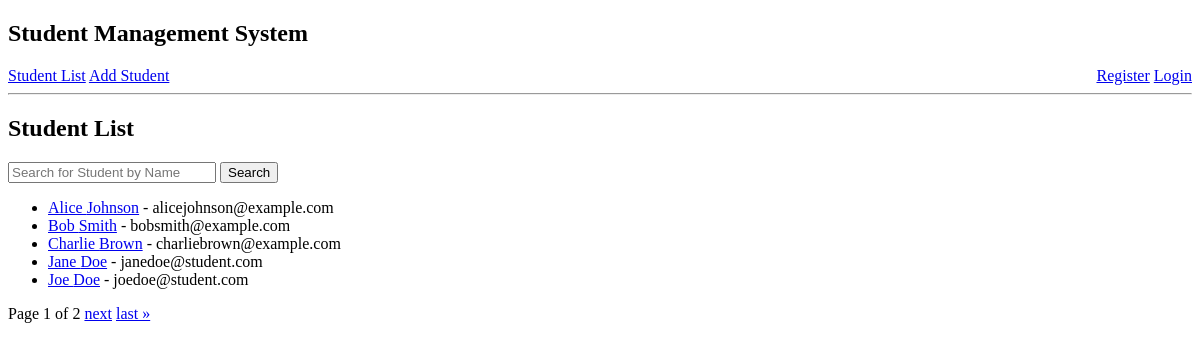
The app's page /, older data.
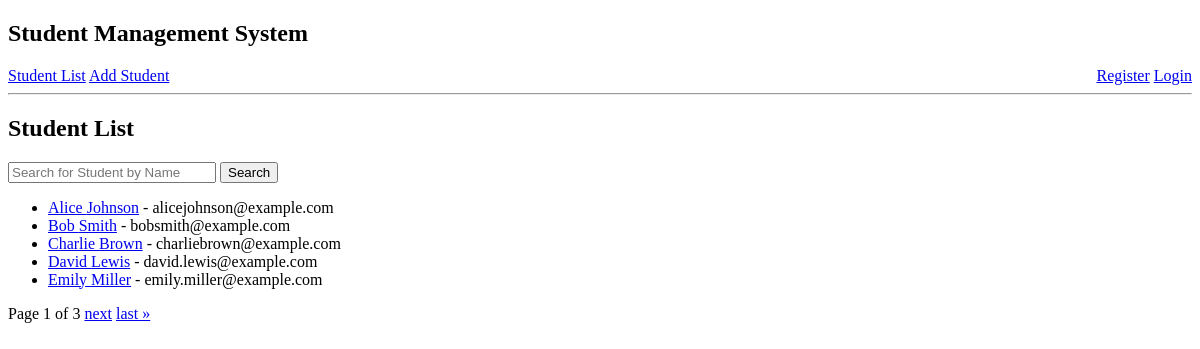
The same page, newer data.
### student/models.py (models this page shows)
class Student(models.Model):
    first_name = models.CharField(max_length=100)
    last_name = models.CharField(max_length=100)
    email = models.EmailField(max_length=100)
    date_of_birth = models.DateField()
    enrollment_date = models.DateField()
    grade = models.IntegerField()

### student/views.py (the view)
# urls.py: path("", views.student_list, name="student_list"),
def student_list(request):
    form = SearchStudentForm()
    students = Student.objects.all().order_by('first_name')
    paginator = Paginator(students, 5)  # Show 5 students per page.
    page_number = request.GET.get("page")
    page_obj = paginator.get_page(page_number)
    return render(request, 'student/student_list.html', {'students': students, 'form': form, "page_obj": page_obj})

### student/forms.py
class SearchStudentForm(forms.Form):
    query = forms.CharField(
        label='Search Query',
        max_length=100,
        widget=forms.TextInput(
            attrs={"class": "form-control", "placeholder": "Search for Student by Name", "style": "width: 200px;"}
        ),
        validators=[validate_spaces],
    )

### student/templates/student/student_list.html (shortened to what this page needs)
{% extends "base.html" %}
{% block page_title %}
<h2>Student List</h2>
{% endblock page_title %}
{% block page_content %}
<form action="{% url 'student_search' %}" method="post">
    {{ form.query }}
    <button class="btn btn-outline-success" type="submit">Search</button>
</form>
<ul>
    {% for student in page_obj %}
    <li>
        <a href="{% url 'student_detail' student.pk %}">{{ student.first_name }} {{ student.last_name }}</a> -
        {{ student.email }}
    </li>
    {% endfor %}
</ul>
<span class="step-links">
    <span class="current">
        Page {{ page_obj.number }} of {{ page_obj.paginator.num_pages }}
    </span>
    {% if page_obj.has_next %}
    <a href="?page={{ page_obj.next_page_number }}">next</a>
    <a href="?page={{ page_obj.paginator.num_pages }}">last &raquo;</a>
    {% endif %}
</span>
{% endblock page_content %}

Row changes from the older to the newer data that the page shows:
no longer on this page (row unchanged): Student: first_name "Jane", last_name "Doe", email "janedoe@student.com"
no longer on this page (row unchanged): Student: first_name "Joe", last_name "Doe", email "joedoe@student.com"
added Student: first_name "David", last_name "Lewis", email "david.lewis@example.com"
added Student: first_name "Emily", last_name "Miller", email "emily.miller@example.com"
Text that changed along with them:
{{ page_obj.paginator.num_pages }}: "2" → "3"
